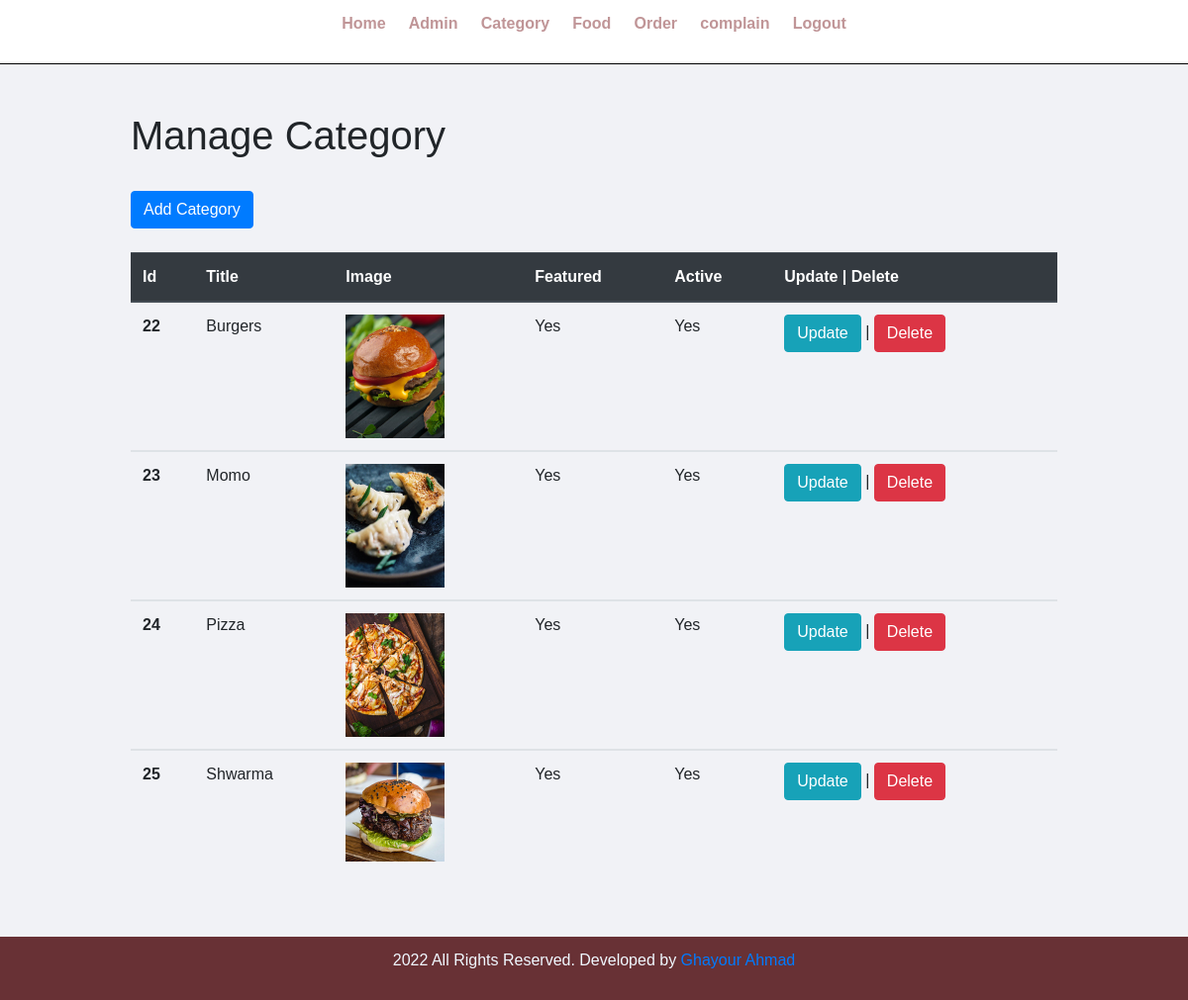
The page /admin/manage-category.php on the database its author committed.
### tables this page shows
CREATE TABLE `tbl_category` (
  `id` int(11) UNSIGNED NOT NULL,
  `title` varchar(100) NOT NULL,
  `image_name` varchar(255) NOT NULL,
  `featured` varchar(10) NOT NULL,
  `active` varchar(10) NOT NULL
);

### admin/manage-category.php (the view)
<?php  include "include/menu.php" ?>
<?php include('../config/connection.php');    ?>
    <div class="main-content">
        <div class="wrapper">
            <h1>Manage Category</h1>
            <br>
    <a href="add-cat.php" class="btn btn-primary">Add Category</a>
    <br><br>
    <table class="table">
  <thead class="thead-dark">
    <tr>
      <th scope="col">Id</th>
      <th scope="col">Title</th>
      <th scope="col">Image</th>
      <th scope="col">Featured</th>
      <th scope="col">Active</th>
      <th scope="col">Update | Delete</th>
    </tr>
  <?php
      $sql="SELECT * FROM tbl_category ";
      $result=mysqli_query($connection,$sql);
      while($row=mysqli_fetch_array($result)){
  ?>
  </thead>
  <tbody>
    <tr>
      <th scope="row"><?php echo $row['id'] ?></th>
      <td><?php echo $row['title'] ?></td>
      <td><img width="100px" src="<?php echo $row['image_name'] ?>" alt="image-not found"></td>
      <td><?php echo $row['featured'] ?></td>
      <td><?php echo $row['active'] ?></td>
      <td> <a class="btn btn-info" href="update-cat.php?id=<?php echo $row["id"];?>">Update</a>
         | <a class="btn btn-danger" href="delete-cat.php?id=<?php echo $row["id"]?>" onclick="return confirm('Are you sure to Delete the Data?');">Delete</a> </td>
    </tr>
  <?php  }  ?>
  </tbody>
  </table>
        </div>
    </div>
    <?php
    include "include/footer.php"
    ?>

### css/a.css (style rules this page uses)
* { margin: 0; padding: 0; font-family: Arial, Helvetica, sans-serif; }
.wrapper { padding: 1%; width: 80%; margin: 0 auto; }
.main-content { padding: 3% 0; background-color: #f1f2f6; }

### rows shown on the page
tbl_category: id "22", title "Burgers", image_name (picture), featured "Yes", active "Yes"
tbl_category: id "23", title "Momo", image_name (picture), featured "Yes", active "Yes"
tbl_category: id "24", title "Pizza", image_name (picture), featured "Yes", active "Yes"
tbl_category: id "25", title "Shwarma", image_name (picture), featured "Yes", active "Yes"
